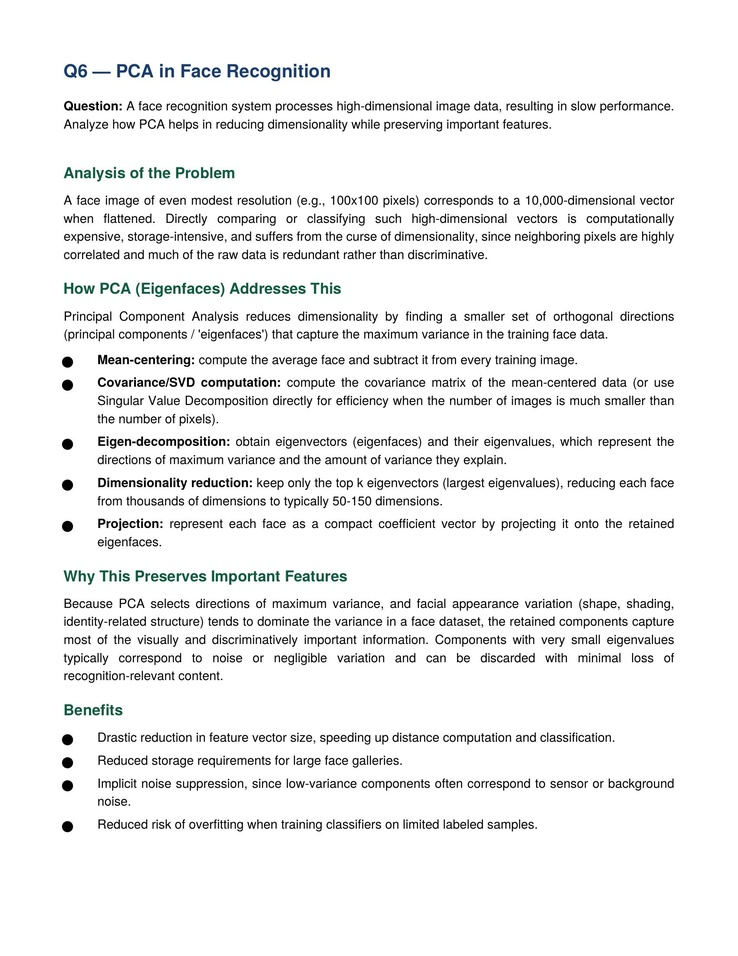
#> input picture CO3/AT2/Q06/Q6.jpg, 738 x 956 px, shrunk from 1700 x 2200 before the run
$ python code.py
#> lines starting #> are read from the running program, lines starting #| are printed output that depends on the picture
import cv2
import numpy as np
from tkinter import Tk, filedialog

# Select / upload image
root = Tk()
root.withdraw()

file_path = filedialog.askopenfilename(
    title="Select an Image",
    filetypes=[
        ("Image Files", "*.jpg *.jpeg *.png *.bmp")
    ]
)
#> the answer given: ../../CO3/AT2/Q06/Q6.jpg

# Read image
img = cv2.imread(file_path)
#> img is the input picture: shape (956, 738, 3); mean B, G, R 240.1, 240.1, 239.7

if img is None:
    print("Image not selected or could not be loaded.")
    exit()

# Get image dimensions
rows, cols = img.shape[:2]
#> rows = 956; cols = 738

# Source points
src_points = np.float32([
    [0, 0],
    [cols - 1, 0],
    [0, rows - 1],
    [cols - 1, rows - 1]
])
#> src_points = [[0, 0], [737, 0], [0, 955], [737, 955]]

# Destination points
dst_points = np.float32([
    [50, 50],
    [cols - 51, 50],
    [50, rows - 51],
    [cols - 51, rows - 51]
])

# Construct DLT matrix
A = []

for (x, y), (u, v) in zip(src_points, dst_points):

    A.append([
        -x, -y, -1, 0, 0, 0, x*u, y*u, u
    ])

    A.append([
        0, 0, 0, -x, -y, -1, x*v, y*v, v
    ])

A = np.array(A)

# Solve using Singular Value Decomposition (SVD)
U, S, Vt = np.linalg.svd(A)

# Last row of Vt gives the homography
H = Vt[-1].reshape(3, 3)

# Normalize homography matrix
H = H / H[2, 2]

# Apply transformation
dlt_img = cv2.warpPerspective(img, H, (cols, rows))
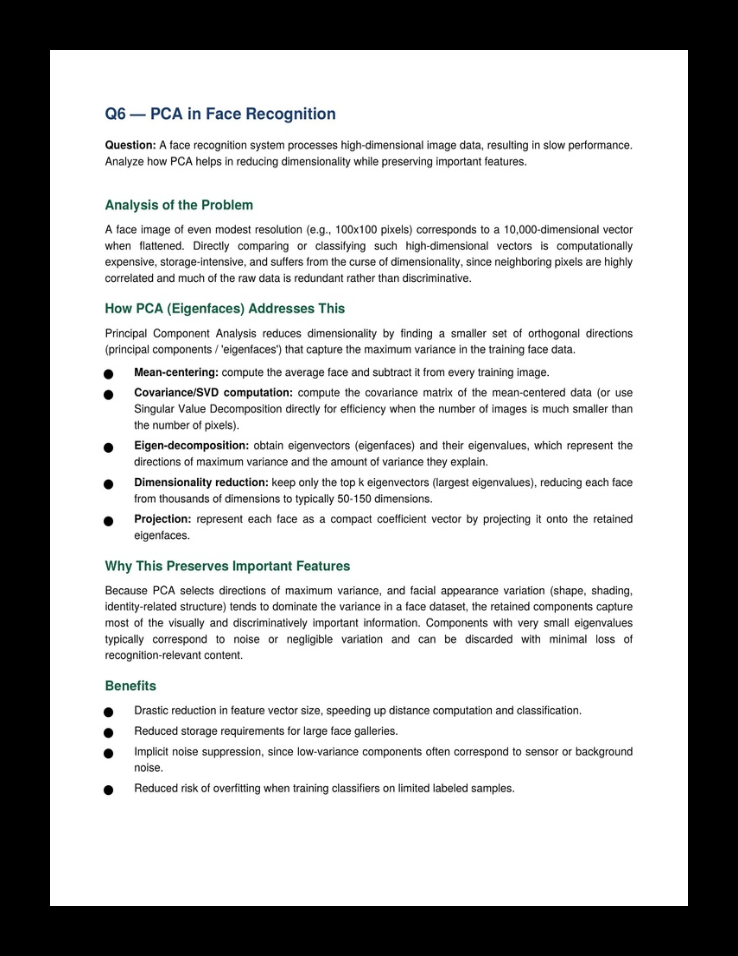
#> dlt_img: shape (956, 738, 3); mean B, G, R 185.8, 185.9, 185.6

# Save result
cv2.imwrite("DLT_Transformed_Image.jpg", dlt_img)

# Display original and transformed images
cv2.imshow("Original Image", img)
cv2.imshow("DLT Transformed Image", dlt_img)

print("Direct Linear Transformation completed!")
print("Press any key to close.")

cv2.waitKey(0)
cv2.destroyAllWindows()
